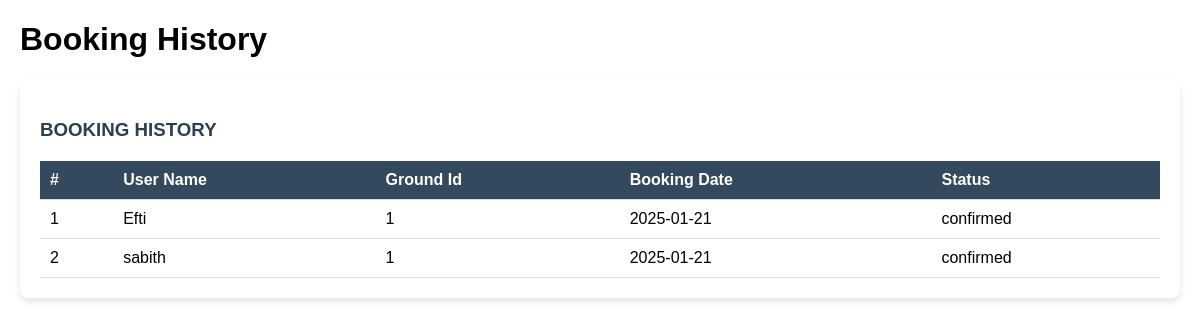
The page /SFBS/booking_history.php on the database its author committed.
### tables this page shows
CREATE TABLE `bookings` (
  `user_name` text NOT NULL,
  `id` int(150) NOT NULL,
  `booking_date` date NOT NULL,
  `status` text NOT NULL
);

### SFBS/booking_history.php (the view, shortened to what this page needs)
<?php
require_once 'db_connect.php';
$sql = "SELECT * FROM bookings";
$result = $conn->query($sql);
?>
<!DOCTYPE html>
<html lang="en">
<head>
</head>
<body>
    <h1>Booking History</h1>
    <div class="container">
        <div class="available-grounds">
            <h3>BOOKING HISTORY</h3>
            <table>
                <thead>
                    <tr>
                        <th>#</th>
                        <th>User Name</th>
                        <th>Ground Id</th>
                        <th>Booking Date</th>
                        <th>Status</th>
                    </tr>
                </thead>
                <tbody>
                <?php
                if ($result->num_rows > 0) {
                    $counter = 1;
                    while ($row = $result->fetch_assoc()) {
                        echo "<tr>";
                        echo "<td>" . $counter++ . "</td>";
                        echo "<td>" . htmlspecialchars($row['user_name']) . "</td>";
                        echo "<td>" . htmlspecialchars($row['id']) . "</td>";
                        echo "<td>" . htmlspecialchars($row['booking_date']) . "</td>";
                        echo "<td>" . htmlspecialchars($row['status']) . "</td>";
                        echo "</tr>";
                    }
                } else {
                    echo "<tr><td colspan='5'>No bookings found</td></tr>";
                }
                ?>
                </tbody>
            </table>
        </div>
    </div>
</body>
</html>

### SFBS/booking_history.php (style rules this page uses)
body { font-family: Arial, sans-serif; margin: 20px; }
.container { display: flex; gap: 50px; margin-top: 20px; }
.available-grounds { flex: 1; background-color: white; padding: 20px; border-radius: 8px; box-shadow: 0 4px 6px rgba(0, 0, 0, 0.1); overflow-y: auto; }
h3 { margin-bottom: 20px; color: #2c3e50; }
table { width: 100%; border-collapse: collapse; }
table th, table td { padding: 10px; text-align: left; border-bottom: 1px solid #ddd; }
table th { background-color: #34495e; color: white; }

### rows shown on the page
bookings: user_name "Efti", id "1", booking_date "2025-01-21", status "confirmed"
bookings: user_name "sabith", id "1", booking_date "2025-01-21", status "confirmed"
